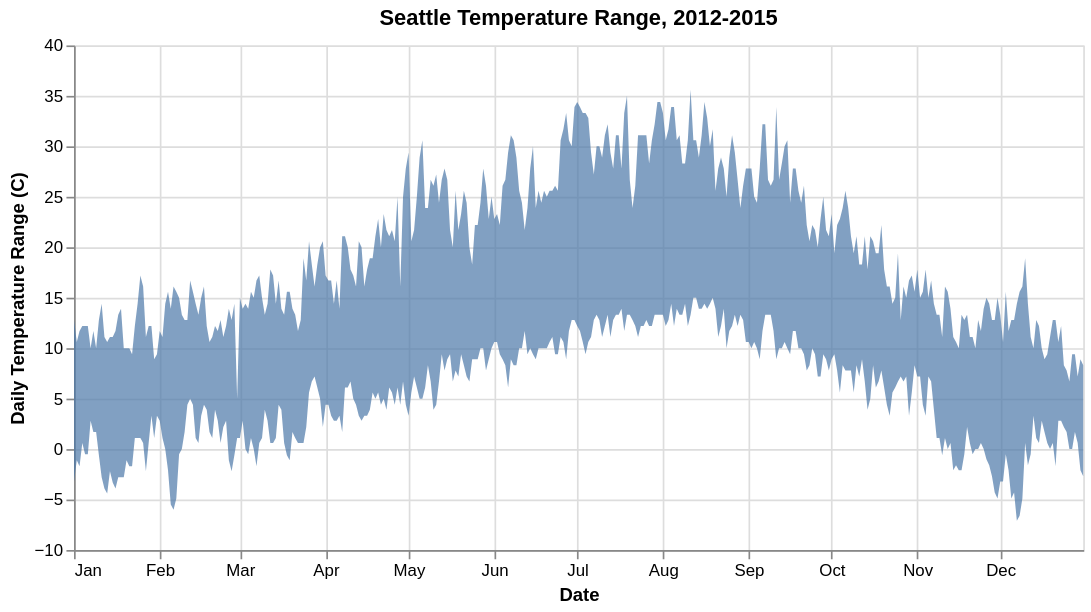

Write a Vega-Lite specification for this figure.
### Vega-Lite specification from a JSON file in a GitHub repository (floating-point values rounded to 4 significant figures; data arrays with more than 128 entries replaced by an {"elided": "..."} marker saying what was removed)
{"$schema": "https://vega.github.io/schema/vega-lite/v4.json", "title": "Seattle Temperature Range, 2012-2015", "data": {"values": {"elided": "1461 records"}}, "width": 600, "height": 300, "mark": "area", "encoding": {"x": {"axis": {"format": "%b"}, "title": "Date", "field": "date", "timeUnit": "monthdate"}, "y": {"title": "Daily Temperature Range (C)", "aggregate": "max", "field": "temp_max"}, "y2": {"aggregate": "min", "field": "temp_min"}, "opacity": {"value": 0.7}}}
